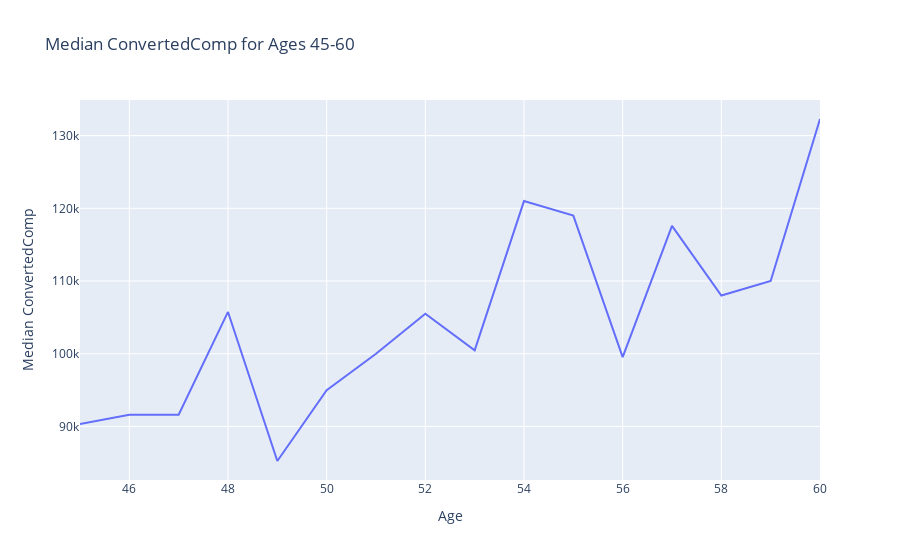

This figure's notebook cell:
### Code cell
# your code goes here
df_45_60 = df_LC[(df_LC['Age'] >= 45) & (df_LC['Age'] <= 60)]

df_LC_med = df_45_60.groupby('Age')['ConvertedComp'].median().reset_index()
 
fig = px.line(df_LC_med, x='Age', y='ConvertedComp', 
             title='Median ConvertedComp for Ages 45-60',
             labels={'ConvertedComp': 'Median ConvertedComp', 'Age': 'Age'})
fig.show()

### Figure 1 — Plotly figure (JSON) as saved in the notebook; plotly's stock layout.template omitted (floating-point values rounded to 4 significant figures)
{"data": [{"hovertemplate": "Age=%{x}<br>Median ConvertedComp=%{y}<extra></extra>", "legendgroup": "", "line": {"color": "#636efa", "dash": "solid"}, "marker": {"symbol": "circle"}, "mode": "lines", "name": "", "orientation": "v", "showlegend": false, "type": "scatter", "x": [45, 46, 47, 48, 49, 50, 51, 52, 53, 54, 55, 56, 57, 58, 59, 60], "xaxis": "x", "y": [90330, 91593, 91606, 105750, 85248, 95000, 100000, 105500, 100463, 121000, 119000, 99530.0, 117578, 108000, 110000, 132300.0], "yaxis": "y"}], "layout": {"legend": {"tracegroupgap": 0}, "title": {"text": "Median ConvertedComp for Ages 45-60"}, "xaxis": {"anchor": "y", "domain": [0, 1], "title": {"text": "Age"}}, "yaxis": {"anchor": "x", "domain": [0, 1], "title": {"text": "Median ConvertedComp"}}}}
